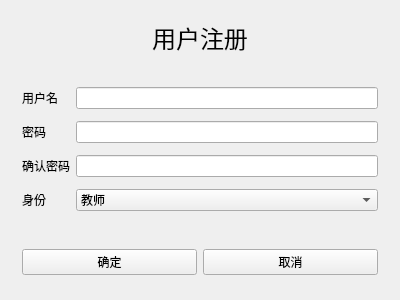
<?xml version="1.0" encoding="UTF-8"?>
<ui version="4.0">
 <class>regist</class>
 <widget class="QWidget" name="regist">
  <property name="geometry">
   <rect>
    <x>0</x>
    <y>0</y>
    <width>400</width>
    <height>300</height>
   </rect>
  </property>
  <property name="windowTitle">
   <string>regist</string>
  </property>
  <layout class="QGridLayout" name="gridLayout_2" rowstretch="1,3,1">
   <item row="1" column="0">
    <widget class="QWidget" name="widget" native="true">
     <layout class="QGridLayout" name="gridLayout">
      <item row="0" column="0">
       <widget class="QLabel" name="label_2">
        <property name="text">
         <string>用户名</string>
        </property>
       </widget>
      </item>
      <item row="0" column="1">
       <widget class="QLineEdit" name="lineEdit_name"/>
      </item>
      <item row="1" column="0">
       <widget class="QLabel" name="label_3">
        <property name="text">
         <string>密码</string>
        </property>
       </widget>
      </item>
      <item row="1" column="1">
       <widget class="QLineEdit" name="lineEdit_password"/>
      </item>
      <item row="2" column="0">
       <widget class="QLabel" name="label_4">
        <property name="text">
         <string>确认密码</string>
        </property>
       </widget>
      </item>
      <item row="2" column="1">
       <widget class="QLineEdit" name="lineEdit_password2"/>
      </item>
      <item row="3" column="0">
       <widget class="QLabel" name="label_5">
        <property name="text">
         <string>身份</string>
        </property>
       </widget>
      </item>
      <item row="3" column="1">
       <widget class="QComboBox" name="comboBox">
        <item>
         <property name="text">
          <string>教师</string>
         </property>
        </item>
        <item>
         <property name="text">
          <string>学生</string>
         </property>
        </item>
       </widget>
      </item>
     </layout>
    </widget>
   </item>
   <item row="0" column="0">
    <widget class="QLabel" name="label">
     <property name="font">
      <font>
       <pointsize>18</pointsize>
      </font>
     </property>
     <property name="text">
      <string>用户注册</string>
     </property>
     <property name="alignment">
      <set>Qt::AlignCenter</set>
     </property>
    </widget>
   </item>
   <item row="2" column="0">
    <widget class="QWidget" name="widget_2" native="true">
     <layout class="QHBoxLayout" name="horizontalLayout">
      <item>
       <widget class="QPushButton" name="pushButton">
        <property name="text">
         <string>确定</string>
        </property>
       </widget>
      </item>
      <item>
       <widget class="QPushButton" name="pushButton_2">
        <property name="text">
         <string>取消</string>
        </property>
       </widget>
      </item>
     </layout>
    </widget>
   </item>
  </layout>
 </widget>
 <layoutdefault spacing="6" margin="11"/>
 <resources/>
 <connections/>
</ui>
